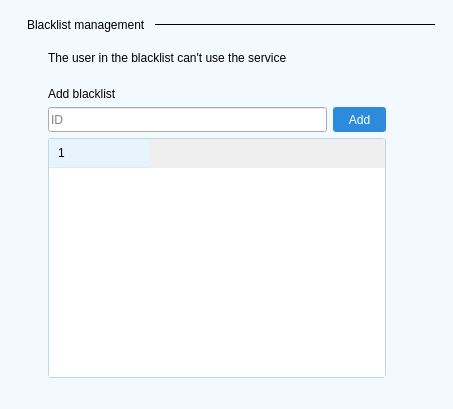
<?xml version="1.0" encoding="UTF-8"?>
<ui version="4.0">
 <class>ns::SettingsBlacklistPage</class>
 <widget class="QWidget" name="ns::SettingsBlacklistPage">
  <property name="geometry">
   <rect>
    <x>0</x>
    <y>0</y>
    <width>453</width>
    <height>409</height>
   </rect>
  </property>
  <property name="minimumSize">
   <size>
    <width>0</width>
    <height>0</height>
   </size>
  </property>
  <property name="mouseTracking">
   <bool>true</bool>
  </property>
  <property name="windowTitle">
   <string>Blacklist</string>
  </property>
  <property name="windowIcon">
   <iconset resource="../translator.qrc">
    <normaloff>:/images/ui/act_blacklist.png</normaloff>:/images/ui/act_blacklist.png</iconset>
  </property>
  <property name="styleSheet">
   <string notr="true">* {
	font-family: Verdana, &quot;宋体&quot;, Arial, Sans-serif, Segoe UI, Tahoma;
}

#widget {
	background: #F2F9FF;
}

#frameBlacklistLine {
	background: qlineargradient(x1: 0, y1: 0, x2: 1, y2: 0,stop: 0 #80ACCF, stop: 1.0 #F2F9FF);
}

#lineEditUser {
	border: 1px solid #9CB1C2;
	border-radius: 3px;
}

#pushButtonAdd {
	color: #FFFFFF;
}

/* Tree Widget */
#treeWidgetBlacklist {
	border: 1px solid #BDD8EB;
	border-radius: 3px;
	show-decoration-selected: 1;
}

#treeWidgetBlacklist::item {
	padding: 3px;
	border-top-color: transparent;
	border-bottom-color: transparent;
	border-bottom: 1px solid #E6F3FC;
	height: 34px;
}

#treeWidgetBlacklist::item:hover {
	background: #F2F9FF;
}

#treeWidgetBlacklist QHeaderView::section {
	border: 0px;
	background-color: #E7F4FD;
	padding-left: 9px;
    border-bottom: 1px solid #D9ECFB;
	height: 28px;
}

#treeWidgetBlacklist QScrollBar:vertical {
	border-image: url(:/images/ui/bg_scroll_bar.png);
	width: 14px;
	margin: 20px 0 20px 0;
	padding: 0 2px 0 2px;
}

#treeWidgetBlacklist QScrollBar::handle:vertical {
	border-image: url(:/images/ui/scroll_handle.png) 4 0 4 0;
	min-height: 18px;
	border-top: 4px transparent;
	border-right: 0px transparent;
	border-bottom: 4px transparent;
	border-left: 0px transparent;
}

#treeWidgetBlacklist QScrollBar::handle:vertical:hover {
	border-image: url(:/images/ui/scroll_handle_hover.png) 4 0 4 0;
}

#treeWidgetBlacklist QScrollBar::handle:vertical:pressed {
	border-image: url(:/images/ui/scroll_handle_pressed.png) 4 0 4 0;
}

#treeWidgetBlacklist QScrollBar::add-line:vertical {
	border-left: 1px solid #DDE8ED;
	border-right: 1px solid #DDE8ED;
	background: #F5F7F8;
	height: 20px;
	subcontrol-position: bottom;
	subcontrol-origin: margin;
}

#treeWidgetBlacklist QScrollBar::sub-line:vertical {
	border-left: 1px solid #DDE8ED;
	border-right: 1px solid #DDE8ED;
	background: #F5F7F8;
	height: 20px;
	subcontrol-position: top;
	subcontrol-origin: margin;
}

#treeWidgetBlacklist QScrollBar::up-arrow:vertical {
    width: 10px;
    height: 5px;
    background: url(:/images/ui/scroll_top_arrow.png);
}

#treeWidgetBlacklist QScrollBar::up-arrow:vertical:hover {
    background: url(:/images/ui/scroll_top_arrow_hover.png);
}

#treeWidgetBlacklist QScrollBar::up-arrow:vertical:pressed {
    background: url(:/images/ui/scroll_top_arrow_pressed.png);
}

#treeWidgetBlacklist QScrollBar::down-arrow:vertical {
	width: 10px;
    height: 5px;
    background: url(:/images/ui/scroll_bottom_arrow.png);
}

#treeWidgetBlacklist QScrollBar::down-arrow:vertical:hover {
    background: url(:/images/ui/scroll_bottom_arrow_hover.png);
}

#treeWidgetBlacklist QScrollBar::down-arrow:vertical:pressed {
    background: url(:/images/ui/scroll_bottom_arrow_pressed.png);
}

#treeWidgetBlacklist QScrollBar::add-page:vertical, QTreeView QScrollBar::sub-page:vertical {
	background: none;
}

#pushButtonAddBlacklist {
	border-radius: 3px;
	color: #FFFFFF;
	background: #2c8bdb;
}

#pushButtonAddBlacklist:hover {
	background: #1f79c5;
}

#pushButtonAddBlacklist:pressed {
	background: #1665a7;
}
/* Tree Widget */</string>
  </property>
  <layout class="QVBoxLayout" name="verticalLayout">
   <property name="spacing">
    <number>0</number>
   </property>
   <property name="margin">
    <number>0</number>
   </property>
   <item>
    <widget class="QWidget" name="widget" native="true">
     <layout class="QVBoxLayout" name="verticalLayout_3">
      <property name="spacing">
       <number>9</number>
      </property>
      <property name="leftMargin">
       <number>18</number>
      </property>
      <property name="topMargin">
       <number>18</number>
      </property>
      <property name="rightMargin">
       <number>18</number>
      </property>
      <item>
       <layout class="QHBoxLayout" name="horizontalLayout" stretch="0,1">
        <property name="leftMargin">
         <number>9</number>
        </property>
        <item>
         <widget class="QLabel" name="labelBlacklistDescription">
          <property name="text">
           <string>Blacklist management</string>
          </property>
         </widget>
        </item>
        <item>
         <widget class="QFrame" name="frameBlacklistLine">
          <property name="minimumSize">
           <size>
            <width>0</width>
            <height>1</height>
           </size>
          </property>
          <property name="maximumSize">
           <size>
            <width>16777215</width>
            <height>1</height>
           </size>
          </property>
          <property name="frameShape">
           <enum>QFrame::StyledPanel</enum>
          </property>
          <property name="frameShadow">
           <enum>QFrame::Raised</enum>
          </property>
         </widget>
        </item>
       </layout>
      </item>
      <item>
       <widget class="QWidget" name="widget_2" native="true">
        <layout class="QVBoxLayout" name="verticalLayout_2">
         <property name="leftMargin">
          <number>30</number>
         </property>
         <property name="topMargin">
          <number>10</number>
         </property>
         <property name="rightMargin">
          <number>49</number>
         </property>
         <item>
          <widget class="QLabel" name="labelBlacklistTitle">
           <property name="text">
            <string>The user in the blacklist can't use the service</string>
           </property>
          </widget>
         </item>
         <item>
          <widget class="QLabel" name="labelAddBlacklist">
           <property name="minimumSize">
            <size>
             <width>0</width>
             <height>30</height>
            </size>
           </property>
           <property name="maximumSize">
            <size>
             <width>16777215</width>
             <height>30</height>
            </size>
           </property>
           <property name="text">
            <string>Add blacklist</string>
           </property>
           <property name="alignment">
            <set>Qt::AlignBottom|Qt::AlignLeading|Qt::AlignLeft</set>
           </property>
          </widget>
         </item>
         <item>
          <layout class="QHBoxLayout" name="horizontalLayout_2">
           <item>
            <widget class="QLineEdit" name="lineEditBlacklistFilter">
             <property name="minimumSize">
              <size>
               <width>0</width>
               <height>25</height>
              </size>
             </property>
             <property name="maximumSize">
              <size>
               <width>16777215</width>
               <height>25</height>
              </size>
             </property>
             <property name="placeholderText">
              <string>ID</string>
             </property>
            </widget>
           </item>
           <item>
            <widget class="QPushButton" name="pushButtonAddBlacklist">
             <property name="minimumSize">
              <size>
               <width>53</width>
               <height>25</height>
              </size>
             </property>
             <property name="maximumSize">
              <size>
               <width>53</width>
               <height>25</height>
              </size>
             </property>
             <property name="text">
              <string>Add</string>
             </property>
            </widget>
           </item>
          </layout>
         </item>
         <item>
          <widget class="ns::CustomTreeWidget" name="treeWidgetBlacklist">
           <property name="minimumSize">
            <size>
             <width>0</width>
             <height>240</height>
            </size>
           </property>
           <property name="mouseTracking">
            <bool>true</bool>
           </property>
           <property name="iconSize">
            <size>
             <width>25</width>
             <height>25</height>
            </size>
           </property>
           <property name="indentation">
            <number>0</number>
           </property>
           <attribute name="headerMinimumSectionSize">
            <number>0</number>
           </attribute>
           <attribute name="headerStretchLastSection">
            <bool>false</bool>
           </attribute>
           <column>
            <property name="text">
             <string notr="true">1</string>
            </property>
           </column>
          </widget>
         </item>
        </layout>
       </widget>
      </item>
      <item>
       <spacer name="verticalSpacer">
        <property name="orientation">
         <enum>Qt::Vertical</enum>
        </property>
        <property name="sizeHint" stdset="0">
         <size>
          <width>20</width>
          <height>163</height>
         </size>
        </property>
       </spacer>
      </item>
     </layout>
    </widget>
   </item>
  </layout>
 </widget>
 <customwidgets>
  <customwidget>
   <class>ns::CustomTreeWidget</class>
   <extends>QTreeWidget</extends>
   <header>customtreewidget.h</header>
  </customwidget>
 </customwidgets>
 <resources>
  <include location="../translator.qrc"/>
 </resources>
 <connections/>
</ui>
